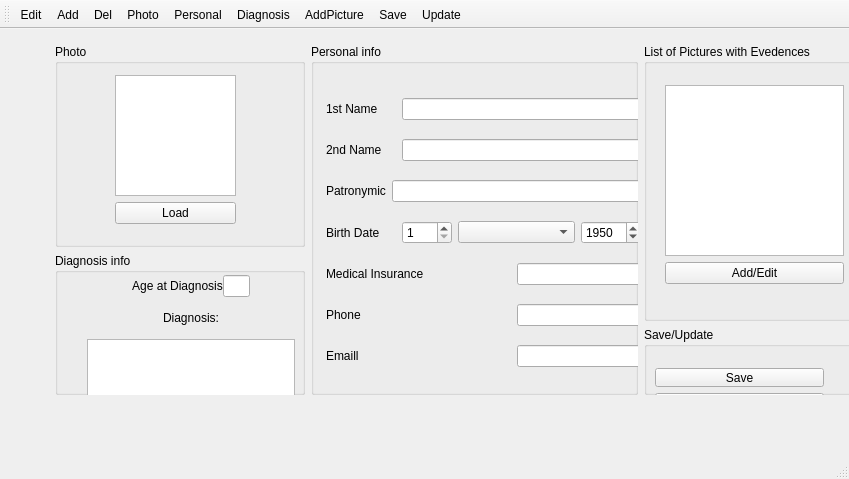
<?xml version="1.0" encoding="UTF-8"?>
<ui version="4.0">
 <class>MainWindow</class>
 <widget class="QMainWindow" name="MainWindow">
  <property name="geometry">
   <rect>
    <x>0</x>
    <y>0</y>
    <width>849</width>
    <height>479</height>
   </rect>
  </property>
  <property name="maximumSize">
   <size>
    <width>850</width>
    <height>479</height>
   </size>
  </property>
  <property name="windowTitle">
   <string>Profile Editor</string>
  </property>
  <widget class="QWidget" name="centralWidget">
   <widget class="QWidget" name="">
    <property name="geometry">
     <rect>
      <x>50</x>
      <y>10</y>
      <width>811</width>
      <height>361</height>
     </rect>
    </property>
    <layout class="QGridLayout" name="gridLayoutMain">
     <property name="leftMargin">
      <number>5</number>
     </property>
     <property name="topMargin">
      <number>5</number>
     </property>
     <property name="rightMargin">
      <number>5</number>
     </property>
     <property name="bottomMargin">
      <number>5</number>
     </property>
     <item row="0" column="1" rowspan="5">
      <widget class="QGroupBox" name="groupBoxP">
       <property name="sizePolicy">
        <sizepolicy hsizetype="Minimum" vsizetype="Minimum">
         <horstretch>0</horstretch>
         <verstretch>0</verstretch>
        </sizepolicy>
       </property>
       <property name="maximumSize">
        <size>
         <width>350</width>
         <height>16777215</height>
        </size>
       </property>
       <property name="title">
        <string>Personal info</string>
       </property>
       <widget class="QWidget" name="layoutWidget">
        <property name="geometry">
         <rect>
          <x>10</x>
          <y>30</y>
          <width>421</width>
          <height>321</height>
         </rect>
        </property>
        <layout class="QGridLayout" name="gridLayoutP">
         <property name="leftMargin">
          <number>5</number>
         </property>
         <property name="topMargin">
          <number>5</number>
         </property>
         <property name="rightMargin">
          <number>5</number>
         </property>
         <property name="bottomMargin">
          <number>5</number>
         </property>
         <property name="spacing">
          <number>0</number>
         </property>
         <item row="2" column="0" colspan="3">
          <layout class="QHBoxLayout" name="horizontalLayout3n">
           <item>
            <widget class="QLabel" name="label_3">
             <property name="maximumSize">
              <size>
               <width>70</width>
               <height>16777215</height>
              </size>
             </property>
             <property name="text">
              <string>Patronymic</string>
             </property>
            </widget>
           </item>
           <item>
            <widget class="QLineEdit" name="lineEdit3n"/>
           </item>
          </layout>
         </item>
         <item row="3" column="0" colspan="2">
          <layout class="QHBoxLayout" name="horizontalLayoutBD">
           <item>
            <widget class="QLabel" name="label_4">
             <property name="minimumSize">
              <size>
               <width>70</width>
               <height>0</height>
              </size>
             </property>
             <property name="maximumSize">
              <size>
               <width>70</width>
               <height>16777215</height>
              </size>
             </property>
             <property name="text">
              <string>Birth Date</string>
             </property>
            </widget>
           </item>
           <item>
            <widget class="QSpinBox" name="spinBoxD">
             <property name="maximumSize">
              <size>
               <width>50</width>
               <height>16777215</height>
              </size>
             </property>
             <property name="minimum">
              <number>1</number>
             </property>
             <property name="maximum">
              <number>31</number>
             </property>
            </widget>
           </item>
           <item>
            <widget class="QComboBox" name="comboBoxM"/>
           </item>
           <item>
            <widget class="QSpinBox" name="spinBoxYr">
             <property name="maximumSize">
              <size>
               <width>60</width>
               <height>16777215</height>
              </size>
             </property>
             <property name="minimum">
              <number>1875</number>
             </property>
             <property name="maximum">
              <number>2025</number>
             </property>
             <property name="value">
              <number>1950</number>
             </property>
            </widget>
           </item>
          </layout>
         </item>
         <item row="3" column="2">
          <layout class="QHBoxLayout" name="horizontalLayoutS">
           <item>
            <widget class="QLabel" name="label_7">
             <property name="maximumSize">
              <size>
               <width>30</width>
               <height>16777215</height>
              </size>
             </property>
             <property name="text">
              <string>Sex</string>
             </property>
            </widget>
           </item>
           <item>
            <widget class="QComboBox" name="comboBoxS">
             <property name="maximumSize">
              <size>
               <width>60</width>
               <height>16777215</height>
              </size>
             </property>
             <property name="layoutDirection">
              <enum>Qt::LeftToRight</enum>
             </property>
            </widget>
           </item>
          </layout>
         </item>
         <item row="6" column="0" colspan="3">
          <layout class="QHBoxLayout" name="horizontalLayoutEm">
           <item>
            <widget class="QLabel" name="label_11">
             <property name="minimumSize">
              <size>
               <width>113</width>
               <height>0</height>
              </size>
             </property>
             <property name="text">
              <string>Emaill</string>
             </property>
            </widget>
           </item>
           <item>
            <widget class="QLineEdit" name="lineEditEm">
             <property name="maximumSize">
              <size>
               <width>220</width>
               <height>16777215</height>
              </size>
             </property>
             <property name="alignment">
              <set>Qt::AlignLeading|Qt::AlignLeft|Qt::AlignVCenter</set>
             </property>
            </widget>
           </item>
          </layout>
         </item>
         <item row="0" column="0" colspan="3">
          <layout class="QHBoxLayout" name="horizontalLayout1n">
           <item>
            <widget class="QLabel" name="label">
             <property name="minimumSize">
              <size>
               <width>70</width>
               <height>0</height>
              </size>
             </property>
             <property name="maximumSize">
              <size>
               <width>70</width>
               <height>16777215</height>
              </size>
             </property>
             <property name="text">
              <string>1st Name</string>
             </property>
            </widget>
           </item>
           <item>
            <widget class="QLineEdit" name="lineEdit1n"/>
           </item>
          </layout>
         </item>
         <item row="1" column="0" colspan="3">
          <layout class="QHBoxLayout" name="horizontalLayout2n">
           <item>
            <widget class="QLabel" name="label_2">
             <property name="minimumSize">
              <size>
               <width>70</width>
               <height>0</height>
              </size>
             </property>
             <property name="maximumSize">
              <size>
               <width>70</width>
               <height>16777215</height>
              </size>
             </property>
             <property name="text">
              <string>2nd Name</string>
             </property>
            </widget>
           </item>
           <item>
            <widget class="QLineEdit" name="lineEdit2n"/>
           </item>
          </layout>
         </item>
         <item row="5" column="0" colspan="3">
          <layout class="QHBoxLayout" name="horizontalLayoutPh">
           <item>
            <widget class="QLabel" name="label_10">
             <property name="minimumSize">
              <size>
               <width>113</width>
               <height>0</height>
              </size>
             </property>
             <property name="text">
              <string>Phone</string>
             </property>
            </widget>
           </item>
           <item>
            <widget class="QLineEdit" name="lineEditPh">
             <property name="maximumSize">
              <size>
               <width>220</width>
               <height>16777215</height>
              </size>
             </property>
             <property name="alignment">
              <set>Qt::AlignLeading|Qt::AlignLeft|Qt::AlignVCenter</set>
             </property>
            </widget>
           </item>
          </layout>
         </item>
         <item row="4" column="0" colspan="3">
          <layout class="QHBoxLayout" name="horizontalLayoutMIId">
           <item>
            <widget class="QLabel" name="label_6">
             <property name="text">
              <string>Medical Insurance</string>
             </property>
            </widget>
           </item>
           <item>
            <widget class="QLineEdit" name="lineEditMI">
             <property name="maximumSize">
              <size>
               <width>220</width>
               <height>16777215</height>
              </size>
             </property>
             <property name="text">
              <string/>
             </property>
             <property name="alignment">
              <set>Qt::AlignLeading|Qt::AlignLeft|Qt::AlignVCenter</set>
             </property>
            </widget>
           </item>
          </layout>
         </item>
        </layout>
       </widget>
      </widget>
     </item>
     <item row="0" column="0" rowspan="3">
      <widget class="QGroupBox" name="groupBoxPh">
       <property name="sizePolicy">
        <sizepolicy hsizetype="Fixed" vsizetype="Fixed">
         <horstretch>0</horstretch>
         <verstretch>0</verstretch>
        </sizepolicy>
       </property>
       <property name="maximumSize">
        <size>
         <width>250</width>
         <height>167772</height>
        </size>
       </property>
       <property name="title">
        <string>Photo</string>
       </property>
       <widget class="QWidget" name="verticalLayoutWidget">
        <property name="geometry">
         <rect>
          <x>10</x>
          <y>20</y>
          <width>221</width>
          <height>171</height>
         </rect>
        </property>
        <layout class="QVBoxLayout" name="verticalLayoutP">
         <property name="leftMargin">
          <number>50</number>
         </property>
         <property name="rightMargin">
          <number>50</number>
         </property>
         <item>
          <widget class="QGraphicsView" name="graphicsView">
           <property name="minimumSize">
            <size>
             <width>75</width>
             <height>100</height>
            </size>
           </property>
           <property name="maximumSize">
            <size>
             <width>150</width>
             <height>200</height>
            </size>
           </property>
           <property name="layoutDirection">
            <enum>Qt::LeftToRight</enum>
           </property>
          </widget>
         </item>
         <item>
          <widget class="QPushButton" name="loadButton">
           <property name="maximumSize">
            <size>
             <width>150</width>
             <height>16777215</height>
            </size>
           </property>
           <property name="text">
            <string>Load</string>
           </property>
          </widget>
         </item>
        </layout>
       </widget>
      </widget>
     </item>
     <item row="3" column="0" rowspan="2">
      <widget class="QGroupBox" name="groupBoxDi">
       <property name="sizePolicy">
        <sizepolicy hsizetype="Fixed" vsizetype="Fixed">
         <horstretch>0</horstretch>
         <verstretch>0</verstretch>
        </sizepolicy>
       </property>
       <property name="minimumSize">
        <size>
         <width>225</width>
         <height>0</height>
        </size>
       </property>
       <property name="maximumSize">
        <size>
         <width>250</width>
         <height>300</height>
        </size>
       </property>
       <property name="title">
        <string>Diagnosis info</string>
       </property>
       <widget class="QWidget" name="">
        <property name="geometry">
         <rect>
          <x>30</x>
          <y>20</y>
          <width>212</width>
          <height>156</height>
         </rect>
        </property>
        <layout class="QGridLayout" name="gridLayoutDi">
         <property name="leftMargin">
          <number>2</number>
         </property>
         <property name="topMargin">
          <number>2</number>
         </property>
         <property name="rightMargin">
          <number>2</number>
         </property>
         <property name="bottomMargin">
          <number>2</number>
         </property>
         <property name="horizontalSpacing">
          <number>0</number>
         </property>
         <property name="verticalSpacing">
          <number>-1</number>
         </property>
         <item row="0" column="2">
          <widget class="QLineEdit" name="lineEditA">
           <property name="minimumSize">
            <size>
             <width>0</width>
             <height>0</height>
            </size>
           </property>
           <property name="maximumSize">
            <size>
             <width>35</width>
             <height>16777215</height>
            </size>
           </property>
           <property name="layoutDirection">
            <enum>Qt::RightToLeft</enum>
           </property>
          </widget>
         </item>
         <item row="0" column="3">
          <widget class="QFrame" name="frame">
           <property name="minimumSize">
            <size>
             <width>45</width>
             <height>0</height>
            </size>
           </property>
           <property name="frameShape">
            <enum>QFrame::NoFrame</enum>
           </property>
           <property name="frameShadow">
            <enum>QFrame::Raised</enum>
           </property>
          </widget>
         </item>
         <item row="0" column="1">
          <widget class="QLabel" name="label_5">
           <property name="minimumSize">
            <size>
             <width>0</width>
             <height>0</height>
            </size>
           </property>
           <property name="maximumSize">
            <size>
             <width>135</width>
             <height>16777215</height>
            </size>
           </property>
           <property name="text">
            <string>Age at Diagnosis</string>
           </property>
           <property name="alignment">
            <set>Qt::AlignCenter</set>
           </property>
          </widget>
         </item>
         <item row="3" column="1">
          <widget class="QLabel" name="label_9">
           <property name="minimumSize">
            <size>
             <width>0</width>
             <height>0</height>
            </size>
           </property>
           <property name="text">
            <string>Death Rate </string>
           </property>
           <property name="alignment">
            <set>Qt::AlignCenter</set>
           </property>
          </widget>
         </item>
         <item row="3" column="2">
          <widget class="QLineEdit" name="lineEditDR">
           <property name="maximumSize">
            <size>
             <width>60</width>
             <height>16777215</height>
            </size>
           </property>
          </widget>
         </item>
         <item row="0" column="0">
          <widget class="QFrame" name="frame_2">
           <property name="minimumSize">
            <size>
             <width>45</width>
             <height>0</height>
            </size>
           </property>
           <property name="frameShape">
            <enum>QFrame::NoFrame</enum>
           </property>
           <property name="frameShadow">
            <enum>QFrame::Raised</enum>
           </property>
          </widget>
         </item>
         <item row="2" column="0" colspan="4">
          <widget class="QTextEdit" name="textEdit">
           <property name="minimumSize">
            <size>
             <width>200</width>
             <height>0</height>
            </size>
           </property>
           <property name="maximumSize">
            <size>
             <width>16777215</width>
             <height>60</height>
            </size>
           </property>
          </widget>
         </item>
         <item row="1" column="0" colspan="4">
          <widget class="QLabel" name="label_8">
           <property name="minimumSize">
            <size>
             <width>135</width>
             <height>0</height>
            </size>
           </property>
           <property name="text">
            <string>Diagnosis:</string>
           </property>
           <property name="alignment">
            <set>Qt::AlignCenter</set>
           </property>
          </widget>
         </item>
        </layout>
       </widget>
       <zorder>label_9</zorder>
       <zorder>lineEditDR</zorder>
       <zorder>label_8</zorder>
       <zorder>lineEditDi</zorder>
       <zorder>label_5</zorder>
       <zorder>lineEditA</zorder>
       <zorder>label_5</zorder>
       <zorder>lineEditA</zorder>
      </widget>
     </item>
     <item row="0" column="2" rowspan="4">
      <widget class="QGroupBox" name="groupBoxPwE">
       <property name="maximumSize">
        <size>
         <width>212</width>
         <height>16777215</height>
        </size>
       </property>
       <property name="title">
        <string>List of Pictures with Evedences</string>
       </property>
       <widget class="QWidget" name="verticalLayoutWidget_2">
        <property name="geometry">
         <rect>
          <x>10</x>
          <y>30</y>
          <width>201</width>
          <height>221</height>
         </rect>
        </property>
        <layout class="QVBoxLayout" name="verticalLayoutPwE">
         <item>
          <widget class="QListWidget" name="listWidget"/>
         </item>
         <item>
          <widget class="QPushButton" name="pushButtonAEP">
           <property name="text">
            <string>Add/Edit</string>
           </property>
          </widget>
         </item>
        </layout>
       </widget>
      </widget>
     </item>
     <item row="4" column="2">
      <widget class="QGroupBox" name="groupBoxSU">
       <property name="title">
        <string>Save/Update</string>
       </property>
       <widget class="QWidget" name="">
        <property name="geometry">
         <rect>
          <x>0</x>
          <y>30</y>
          <width>191</width>
          <height>66</height>
         </rect>
        </property>
        <layout class="QVBoxLayout" name="verticalLayoutSU">
         <item>
          <widget class="QPushButton" name="saveButton">
           <property name="maximumSize">
            <size>
             <width>215</width>
             <height>16777215</height>
            </size>
           </property>
           <property name="text">
            <string>Save</string>
           </property>
          </widget>
         </item>
         <item>
          <widget class="QPushButton" name="updateButton">
           <property name="maximumSize">
            <size>
             <width>215</width>
             <height>16777215</height>
            </size>
           </property>
           <property name="text">
            <string>Update</string>
           </property>
          </widget>
         </item>
        </layout>
       </widget>
      </widget>
     </item>
    </layout>
   </widget>
  </widget>
  <widget class="QMenuBar" name="menuBar">
   <property name="geometry">
    <rect>
     <x>0</x>
     <y>0</y>
     <width>849</width>
     <height>22</height>
    </rect>
   </property>
  </widget>
  <widget class="QStatusBar" name="statusBar"/>
  <widget class="QToolBar" name="mainToolBar">
   <property name="enabled">
    <bool>true</bool>
   </property>
   <property name="toolButtonStyle">
    <enum>Qt::ToolButtonIconOnly</enum>
   </property>
   <attribute name="toolBarArea">
    <enum>TopToolBarArea</enum>
   </attribute>
   <attribute name="toolBarBreak">
    <bool>false</bool>
   </attribute>
   <addaction name="actionEdit"/>
   <addaction name="actionAdd"/>
   <addaction name="actionDel"/>
   <addaction name="actionPhoto"/>
   <addaction name="actionPersonal"/>
   <addaction name="actionDiagnosis"/>
   <addaction name="actionAddPicture"/>
   <addaction name="actionSave"/>
   <addaction name="actionUpdate"/>
  </widget>
  <action name="actionEdit">
   <property name="icon">
    <iconset>
     <normalon>:/MyFiles/icons/edit_ico.png</normalon>
    </iconset>
   </property>
   <property name="text">
    <string>Edit</string>
   </property>
   <property name="toolTip">
    <string>Edit Find Profile</string>
   </property>
  </action>
  <action name="actionAdd">
   <property name="icon">
    <iconset>
     <normalon>:/MyFiles/icons/add_info_ico.png</normalon>
    </iconset>
   </property>
   <property name="text">
    <string>Add</string>
   </property>
   <property name="toolTip">
    <string>Add Profile</string>
   </property>
  </action>
  <action name="actionDel">
   <property name="icon">
    <iconset>
     <normalon>:/MyFiles/icons/del_info_ico.png</normalon>
    </iconset>
   </property>
   <property name="text">
    <string>Del</string>
   </property>
   <property name="toolTip">
    <string>Delete Current</string>
   </property>
  </action>
  <action name="actionPhoto">
   <property name="icon">
    <iconset>
     <normalon>:/MyFiles/icons/photo_ico.png</normalon>
    </iconset>
   </property>
   <property name="text">
    <string>Photo</string>
   </property>
   <property name="toolTip">
    <string>Profile Photo</string>
   </property>
  </action>
  <action name="actionDiagnosis">
   <property name="icon">
    <iconset>
     <normalon>:/MyFiles/icons/diagnosis_ico.png</normalon>
    </iconset>
   </property>
   <property name="text">
    <string>Diagnosis</string>
   </property>
   <property name="toolTip">
    <string>Input diagnosis</string>
   </property>
  </action>
  <action name="actionPersonal">
   <property name="icon">
    <iconset>
     <normalon>:/MyFiles/icons/personal_ico.png</normalon>
    </iconset>
   </property>
   <property name="text">
    <string>Personal</string>
   </property>
   <property name="toolTip">
    <string>Profile personals </string>
   </property>
  </action>
  <action name="actionAddPicture">
   <property name="icon">
    <iconset>
     <normalon>:/MyFiles/icons/add_image_ico.png</normalon>
    </iconset>
   </property>
   <property name="text">
    <string>AddPicture</string>
   </property>
   <property name="toolTip">
    <string>Add Picture</string>
   </property>
  </action>
  <action name="actionSave">
   <property name="icon">
    <iconset>
     <normalon>:/MyFiles/icons/save_ico.png</normalon>
    </iconset>
   </property>
   <property name="text">
    <string>Save</string>
   </property>
   <property name="toolTip">
    <string>Save Current Changes</string>
   </property>
  </action>
  <action name="actionUpdate">
   <property name="icon">
    <iconset>
     <normalon>:/MyFiles/icons/update_ico.png</normalon>
    </iconset>
   </property>
   <property name="text">
    <string>Update</string>
   </property>
   <property name="toolTip">
    <string>Load Changes From DB</string>
   </property>
  </action>
 </widget>
 <layoutdefault spacing="6" margin="11"/>
 <resources/>
 <connections/>
</ui>
